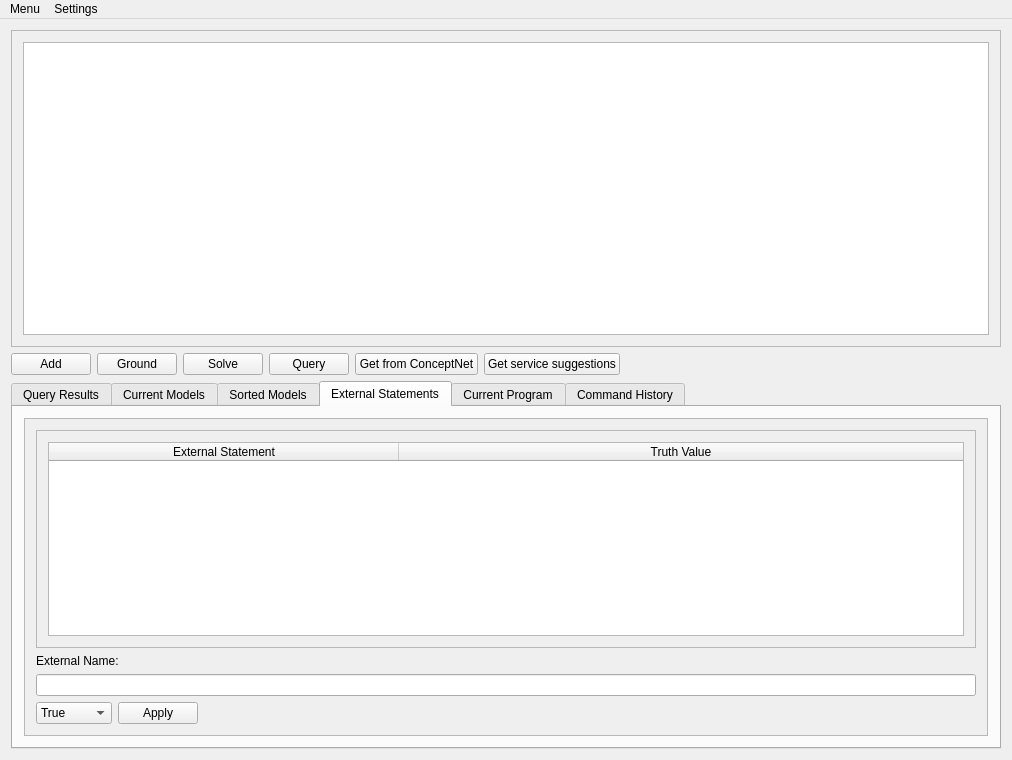
<?xml version="1.0" encoding="UTF-8"?>
<ui version="4.0">
 <class>KnowledgebaseCreator</class>
 <widget class="QMainWindow" name="KnowledgebaseCreator">
  <property name="geometry">
   <rect>
    <x>0</x>
    <y>0</y>
    <width>1012</width>
    <height>760</height>
   </rect>
  </property>
  <property name="windowTitle">
   <string>KnowledgebaseCreator</string>
  </property>
  <widget class="QWidget" name="mainWindow">
   <property name="enabled">
    <bool>true</bool>
   </property>
   <layout class="QVBoxLayout" name="verticalLayout_2">
    <item>
     <widget class="QScrollArea" name="scrollArea">
      <property name="widgetResizable">
       <bool>true</bool>
      </property>
      <widget class="QWidget" name="aspRuleScrollArea">
       <property name="geometry">
        <rect>
         <x>0</x>
         <y>0</y>
         <width>992</width>
         <height>299</height>
        </rect>
       </property>
       <layout class="QVBoxLayout" name="verticalLayout_3">
        <item>
         <widget class="QTextEdit" name="aspRuleTextArea"/>
        </item>
       </layout>
      </widget>
     </widget>
    </item>
    <item>
     <layout class="QHBoxLayout" name="horizontalLayout">
      <item>
       <widget class="QPushButton" name="addBtn">
        <property name="text">
         <string>Add</string>
        </property>
       </widget>
      </item>
      <item>
       <widget class="QPushButton" name="groundBtn">
        <property name="text">
         <string>Ground</string>
        </property>
       </widget>
      </item>
      <item>
       <widget class="QPushButton" name="solveBtn">
        <property name="text">
         <string>Solve</string>
        </property>
       </widget>
      </item>
      <item>
       <widget class="QPushButton" name="queryBtn">
        <property name="text">
         <string>Query</string>
        </property>
       </widget>
      </item>
      <item>
       <widget class="QPushButton" name="conceptNetBtn">
        <property name="text">
         <string>Get from ConceptNet</string>
        </property>
       </widget>
      </item>
      <item>
       <widget class="QPushButton" name="serveBtn">
        <property name="text">
         <string>Get service suggestions</string>
        </property>
       </widget>
      </item>
      <item>
       <spacer name="buttonSpacer">
        <property name="orientation">
         <enum>Qt::Horizontal</enum>
        </property>
        <property name="sizeHint" stdset="0">
         <size>
          <width>40</width>
          <height>20</height>
         </size>
        </property>
       </spacer>
      </item>
     </layout>
    </item>
    <item>
     <widget class="QTabWidget" name="resultTabWidget">
      <property name="currentIndex">
       <number>3</number>
      </property>
      <widget class="QWidget" name="queryResultsTab">
       <attribute name="title">
        <string>Query Results</string>
       </attribute>
       <layout class="QHBoxLayout" name="horizontalLayout_2">
        <item>
         <widget class="QScrollArea" name="queryResultsScrollArea">
          <property name="widgetResizable">
           <bool>true</bool>
          </property>
          <widget class="QWidget" name="queryResultsScrollAreaWidget">
           <property name="geometry">
            <rect>
             <x>0</x>
             <y>0</y>
             <width>98</width>
             <height>35</height>
            </rect>
           </property>
           <layout class="QHBoxLayout" name="horizontalLayout_7">
            <item>
             <widget class="QLabel" name="queryResultsLabel">
              <property name="text">
               <string/>
              </property>
             </widget>
            </item>
           </layout>
          </widget>
         </widget>
        </item>
       </layout>
      </widget>
      <widget class="QWidget" name="currentModelsTab">
       <attribute name="title">
        <string>Current Models</string>
       </attribute>
       <layout class="QHBoxLayout" name="horizontalLayout_6">
        <item>
         <widget class="QScrollArea" name="currentModelsScrollArea">
          <property name="widgetResizable">
           <bool>true</bool>
          </property>
          <widget class="QWidget" name="currentModelsScrollAreaWidget">
           <property name="geometry">
            <rect>
             <x>0</x>
             <y>0</y>
             <width>98</width>
             <height>35</height>
            </rect>
           </property>
           <layout class="QHBoxLayout" name="horizontalLayout_8">
            <item>
             <widget class="QLabel" name="currentModelsLabel">
              <property name="text">
               <string/>
              </property>
             </widget>
            </item>
           </layout>
          </widget>
         </widget>
        </item>
       </layout>
      </widget>
      <widget class="QWidget" name="sortedModelsTab">
       <attribute name="title">
        <string>Sorted Models</string>
       </attribute>
       <layout class="QHBoxLayout" name="horizontalLayout_3">
        <item>
         <widget class="QScrollArea" name="sortedModelsScrollArea">
          <property name="widgetResizable">
           <bool>true</bool>
          </property>
          <widget class="QWidget" name="sortedModelsScrollAreaWidget">
           <property name="geometry">
            <rect>
             <x>0</x>
             <y>0</y>
             <width>98</width>
             <height>35</height>
            </rect>
           </property>
           <layout class="QHBoxLayout" name="horizontalLayout_9">
            <item>
             <widget class="QLabel" name="sortedModelsLabel">
              <property name="text">
               <string/>
              </property>
             </widget>
            </item>
           </layout>
          </widget>
         </widget>
        </item>
       </layout>
      </widget>
      <widget class="QWidget" name="externalTab">
       <attribute name="title">
        <string>External Statements</string>
       </attribute>
       <layout class="QHBoxLayout" name="horizontalLayout_4">
        <item>
         <widget class="QScrollArea" name="externalsScrollArea">
          <property name="widgetResizable">
           <bool>true</bool>
          </property>
          <widget class="QWidget" name="externalsScrollAreaWidget">
           <property name="geometry">
            <rect>
             <x>0</x>
             <y>0</y>
             <width>970</width>
             <height>322</height>
            </rect>
           </property>
           <layout class="QVBoxLayout" name="verticalLayout">
            <item>
             <widget class="QScrollArea" name="scrollArea_3">
              <property name="widgetResizable">
               <bool>true</bool>
              </property>
              <widget class="QWidget" name="scrollAreaWidgetContents">
               <property name="geometry">
                <rect>
                 <x>0</x>
                 <y>0</y>
                 <width>950</width>
                 <height>211</height>
                </rect>
               </property>
               <layout class="QHBoxLayout" name="horizontalLayout_13">
                <item>
                 <widget class="QTableWidget" name="externalTable">
                  <attribute name="horizontalHeaderDefaultSectionSize">
                   <number>350</number>
                  </attribute>
                  <attribute name="horizontalHeaderStretchLastSection">
                   <bool>true</bool>
                  </attribute>
                  <column>
                   <property name="text">
                    <string>External Statement</string>
                   </property>
                  </column>
                  <column>
                   <property name="text">
                    <string>Truth Value</string>
                   </property>
                  </column>
                 </widget>
                </item>
               </layout>
              </widget>
             </widget>
            </item>
            <item>
             <widget class="QLabel" name="externalNameLabel">
              <property name="text">
               <string>External Name:</string>
              </property>
             </widget>
            </item>
            <item>
             <widget class="QLineEdit" name="externalTextEdit"/>
            </item>
            <item>
             <layout class="QHBoxLayout" name="externalLayout">
              <item>
               <widget class="QComboBox" name="truthValueComboBox">
                <item>
                 <property name="text">
                  <string>True</string>
                 </property>
                </item>
                <item>
                 <property name="text">
                  <string>False</string>
                 </property>
                </item>
                <item>
                 <property name="text">
                  <string>Release</string>
                 </property>
                </item>
               </widget>
              </item>
              <item>
               <widget class="QPushButton" name="applyBtn">
                <property name="text">
                 <string>Apply</string>
                </property>
               </widget>
              </item>
              <item>
               <spacer name="horizontalSpacer">
                <property name="orientation">
                 <enum>Qt::Horizontal</enum>
                </property>
                <property name="sizeHint" stdset="0">
                 <size>
                  <width>40</width>
                  <height>20</height>
                 </size>
                </property>
               </spacer>
              </item>
             </layout>
            </item>
           </layout>
          </widget>
         </widget>
        </item>
       </layout>
      </widget>
      <widget class="QWidget" name="programTab">
       <attribute name="title">
        <string>Current Program</string>
       </attribute>
       <layout class="QHBoxLayout" name="horizontalLayout_10">
        <item>
         <widget class="QScrollArea" name="scrollArea_2">
          <property name="widgetResizable">
           <bool>true</bool>
          </property>
          <widget class="QWidget" name="programScrollArea">
           <property name="geometry">
            <rect>
             <x>0</x>
             <y>0</y>
             <width>98</width>
             <height>35</height>
            </rect>
           </property>
           <layout class="QHBoxLayout" name="horizontalLayout_12">
            <item>
             <widget class="QLabel" name="programLabel">
              <property name="text">
               <string/>
              </property>
             </widget>
            </item>
           </layout>
          </widget>
         </widget>
        </item>
       </layout>
      </widget>
      <widget class="QWidget" name="commandHistoryTab">
       <attribute name="title">
        <string>Command History</string>
       </attribute>
       <layout class="QHBoxLayout" name="horizontalLayout_5">
        <item>
         <widget class="QScrollArea" name="commandHistoryScrollArea">
          <property name="verticalScrollBarPolicy">
           <enum>Qt::ScrollBarAsNeeded</enum>
          </property>
          <property name="widgetResizable">
           <bool>true</bool>
          </property>
          <widget class="QWidget" name="commandHistoryScrollAreaWidget">
           <property name="geometry">
            <rect>
             <x>0</x>
             <y>0</y>
             <width>98</width>
             <height>96</height>
            </rect>
           </property>
           <property name="sizePolicy">
            <sizepolicy hsizetype="Expanding" vsizetype="Expanding">
             <horstretch>0</horstretch>
             <verstretch>0</verstretch>
            </sizepolicy>
           </property>
           <layout class="QHBoxLayout" name="horizontalLayout_11">
            <item>
             <widget class="QTableWidget" name="commandHistoryTable">
              <property name="columnCount">
               <number>2</number>
              </property>
              <attribute name="horizontalHeaderCascadingSectionResizes">
               <bool>false</bool>
              </attribute>
              <attribute name="horizontalHeaderStretchLastSection">
               <bool>true</bool>
              </attribute>
              <column>
               <property name="text">
                <string>Command</string>
               </property>
              </column>
              <column>
               <property name="text">
                <string>Parameters</string>
               </property>
              </column>
             </widget>
            </item>
           </layout>
          </widget>
         </widget>
        </item>
       </layout>
      </widget>
     </widget>
    </item>
   </layout>
  </widget>
  <widget class="QMenuBar" name="menuBar">
   <property name="geometry">
    <rect>
     <x>0</x>
     <y>0</y>
     <width>1012</width>
     <height>25</height>
    </rect>
   </property>
   <widget class="QMenu" name="menuNew_Program">
    <property name="title">
     <string>Menu</string>
    </property>
    <addaction name="actionNew_Program"/>
    <addaction name="separator"/>
    <addaction name="actionSave_Program"/>
    <addaction name="actionSave_Models"/>
    <addaction name="separator"/>
    <addaction name="actionLoad_Program"/>
    <addaction name="actionLoad_Background_Knowledge"/>
   </widget>
   <widget class="QMenu" name="menuSettings">
    <property name="title">
     <string>Settings</string>
    </property>
    <addaction name="actionSolver_Settings"/>
    <addaction name="actionModel_Settings"/>
   </widget>
   <addaction name="menuNew_Program"/>
   <addaction name="menuSettings"/>
  </widget>
  <action name="actionNew_Program">
   <property name="text">
    <string>New Program</string>
   </property>
  </action>
  <action name="actionSave_Program">
   <property name="text">
    <string>Save Program</string>
   </property>
  </action>
  <action name="actionSave_Models">
   <property name="text">
    <string>Save Models</string>
   </property>
  </action>
  <action name="actionSolver_Settings">
   <property name="checkable">
    <bool>false</bool>
   </property>
   <property name="text">
    <string>Solver Settings</string>
   </property>
  </action>
  <action name="actionLoad_Program">
   <property name="text">
    <string>Load Program</string>
   </property>
  </action>
  <action name="actionLoad_Background_Knowledge">
   <property name="text">
    <string>Load Background Knowledge</string>
   </property>
  </action>
  <action name="actionModel_Settings">
   <property name="text">
    <string>Model Settings</string>
   </property>
  </action>
 </widget>
 <layoutdefault spacing="6" margin="11"/>
 <resources/>
 <connections/>
</ui>
